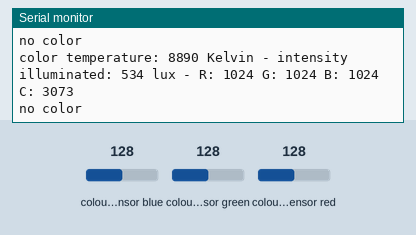
A sketch run on a simulated Arduino Uno, built with avr-gcc and run on an emulated ATmega328P. Parts: the last lines printed to the serial monitor. The inputs (shaded band) are chosen by the test bench; at power-on: colour sensor blue 128, colour sensor green 128, colour sensor red 128.

Above: at 1.3 s.
1.4 s: colour sensor blue set to 191
At 1.83 s:
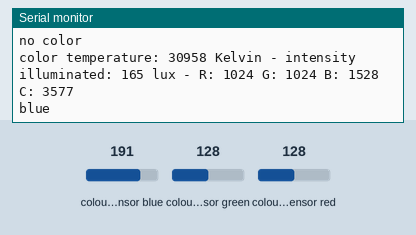
3.5 s: colour sensor green set to 5
At 3.65 s:
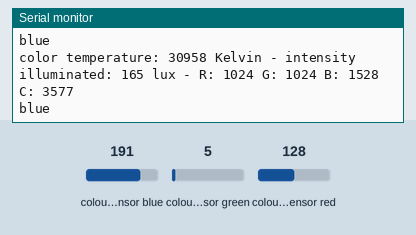
6.5 s: colour sensor red set to 250
At 7.25 s:
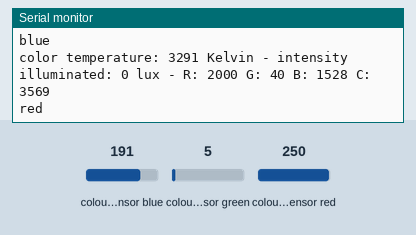
8.9 s: colour sensor blue set to 5
At 9.05 s:
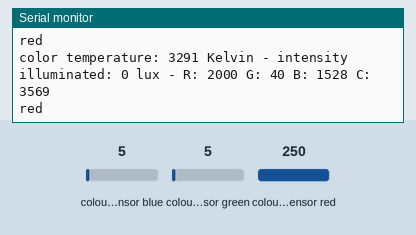
Timing chart, 0 to 11.9 s (numbered marks = the images above; inputs shaded):
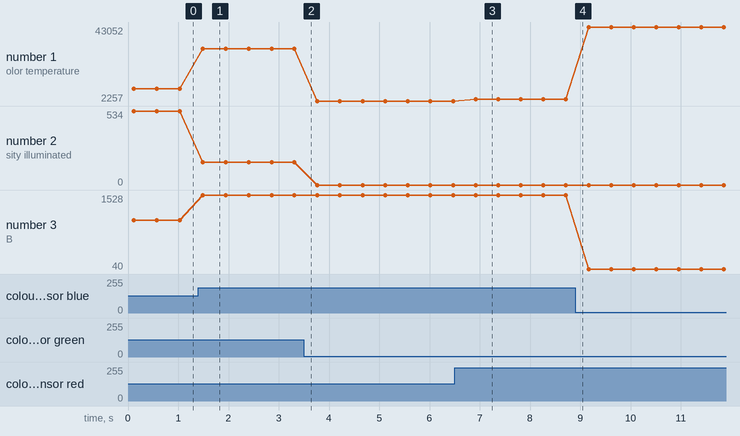

The sketch:

TCS34725.ino
```cpp
// RGB senzor TCS34725


#include <Wire.h>
#include "Adafruit_TCS34725.h"

Adafruit_TCS34725 tcs = Adafruit_TCS34725();
//Adafruit_TCS34725 tcs = Adafruit_TCS34725(TCS34725_INTEGRATIONTIME_700MS, TCS34725_GAIN_1X);

uint16_t r, g, b, c, teplotaBarev, lux;

void setup(void) {

  Serial.begin(9600);

  if (tcs.begin()) {
    Serial.println(" TCS34725.");
  } else {
    Serial.println("sensor.");
    while (1);
  }
}

void loop(void) {

  tcs.setInterrupt(false);
  delay(60);

  tcs.getRawData(&r, &g, &b, &c);

  tcs.setInterrupt(true);

  teplotaBarev = tcs.calculateColorTemperature(r, g, b);

  lux = tcs.calculateLux(r, g, b);

  Serial.print("color temperature: "); Serial.print(teplotaBarev, DEC); Serial.print(" Kelvin - ");
  Serial.print("intensity illuminated: "); Serial.print(lux, DEC); Serial.print(" lux - ");
  Serial.print("R: "); Serial.print(r, DEC); Serial.print(" ");
  Serial.print("G: "); Serial.print(g, DEC); Serial.print(" ");
  Serial.print("B: "); Serial.print(b, DEC); Serial.print(" ");
  Serial.print("C: "); Serial.print(c, DEC); Serial.print(" ");
  Serial.println(" ");
  if(r>g && r>b)
  Serial.println("red");
    else if(g>r && g>b)
  Serial.println("green");
   else if(b>g && b>r)
  Serial.println("blue");
  else
  Serial.println("no color ");

  delay(300);
}
```

Measured:
- after the input at 1.4 s, the serial monitor: prints a new line after 0.09 s (image 1)
- after the input at 6.5 s, the serial monitor: prints a new line after 0.42 s (image 3)
- plotted number 1: 8890 → 30958 after the input at 1.4 s, 30958 → 2257 after the input at 3.5 s, 2257 → 3291 after the input at 6.5 s, 3291 → 43052 after the input at 8.9 s
- plotted number 2: 534 → 165 after the input at 1.4 s, 165 → 0 after the input at 3.5 s
- plotted number 3: 1024 → 1528 after the input at 1.4 s
